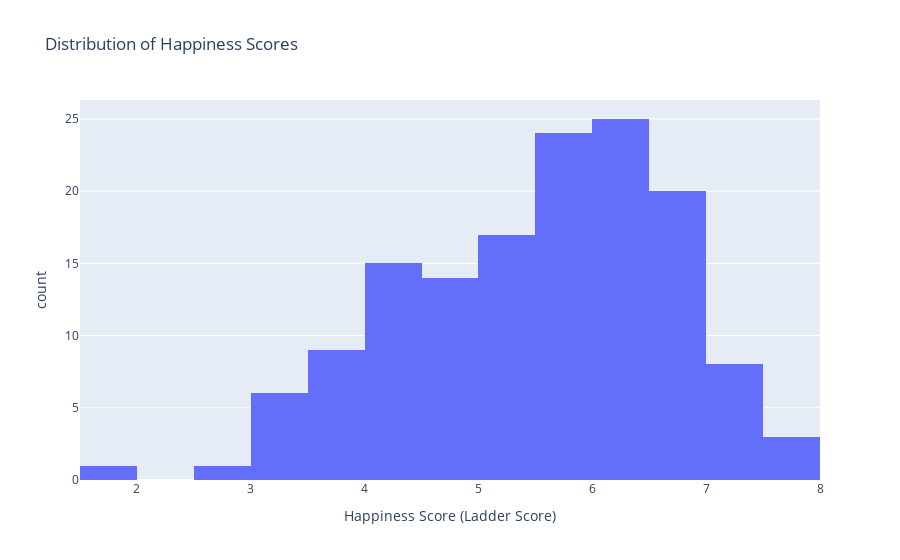

Notebook source saved alongside this figure:
### Markdown cell above
### Duplicates checked

A message is displayed confirming that no duplicates exist.

### Code cell
# 1. The histogram will help us see how the happiness scores are distributed across countries. 
# We can check if most countries have high or low scores or if there are extreme outliers. 
# Ladder score (this is typically the happiness score of each country)

import plotly.express as px

# Create a histogram for the "Ladder score" (happiness score) column
fig = px.histogram(df, 
                   x="Ladder score", 
                   title="Distribution of Happiness Scores", 
                   labels={"Ladder score": "Happiness Score (Ladder Score)"}, 
                   nbins=20)

# Show the plot in Streamlit
fig.show()

### Figure 1 — Plotly figure (JSON) as saved in the notebook; plotly's stock layout.template omitted (floating-point values rounded to 4 significant figures; data arrays with more than 128 entries replaced by an {"elided": "..."} marker saying what was removed)
{"data": [{"alignmentgroup": "True", "bingroup": "x", "hovertemplate": "Happiness Score (Ladder Score)=%{x}<br>count=%{y}<extra></extra>", "legendgroup": "", "marker": {"color": "#636efa", "pattern": {"shape": ""}}, "name": "", "nbinsx": 20, "offsetgroup": "", "orientation": "v", "showlegend": false, "type": "histogram", "x": {"elided": "143 float values"}, "xaxis": "x", "yaxis": "y"}], "layout": {"barmode": "relative", "legend": {"tracegroupgap": 0}, "title": {"text": "Distribution of Happiness Scores"}, "xaxis": {"anchor": "y", "domain": [0, 1], "title": {"text": "Happiness Score (Ladder Score)"}}, "yaxis": {"anchor": "x", "domain": [0, 1], "title": {"text": "count"}}}}
